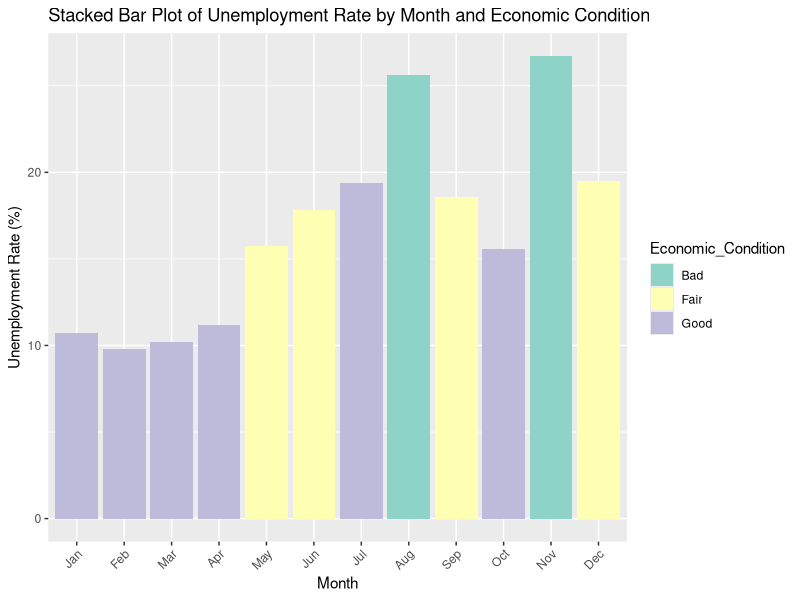
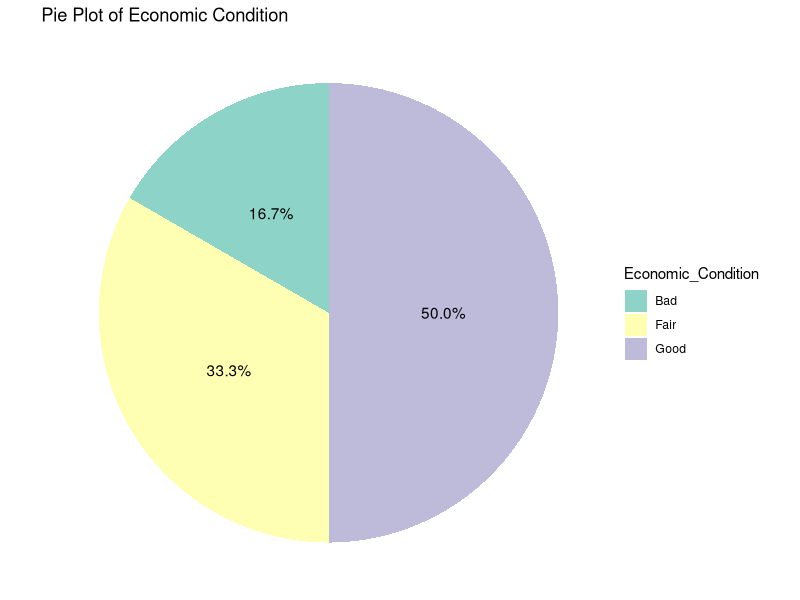
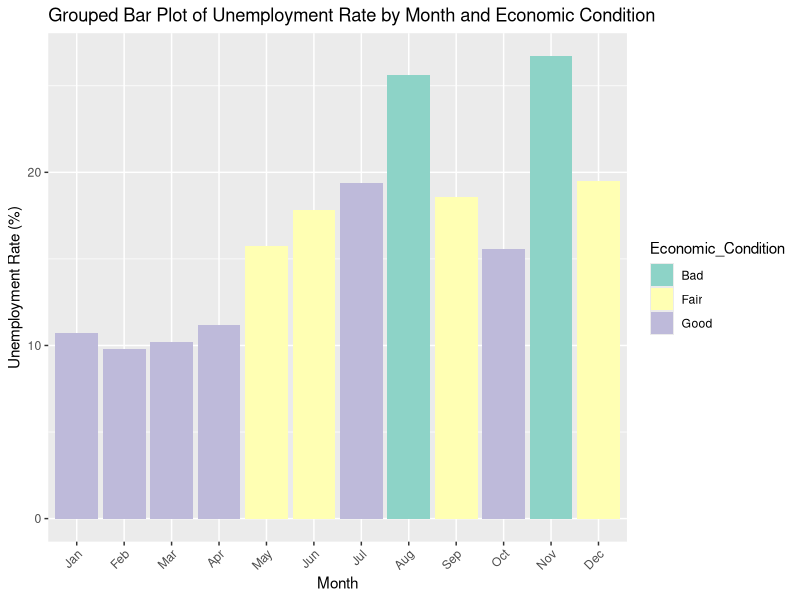

The R source for these figures, in order:
# Load necessary libraries
library(ggplot2)
library(dplyr)

# Create the dataset
data <- data.frame(
  Month = c('Jan', 'Feb', 'Mar', 'Apr', 'May', 'Jun', 'Jul', 'Aug', 'Sep', 'Oct', 'Nov', 'Dec'),
  Economic_Condition = c('Good', 'Good', 'Good', 'Good', 'Fair', 'Fair', 'Good', 'Bad', 'Fair', 'Good', 'Bad', 'Fair'),
  Unemployment_Rate = c(10.7, 9.8, 10.2, 11.2, 15.75, 17.8, 19.4, 25.6, 18.6, 15.6, 26.7, 19.5)
)

# Convert Month to factor with levels in correct order
data$Month <- factor(data$Month, levels = c('Jan', 'Feb', 'Mar', 'Apr', 'May', 'Jun', 'Jul', 'Aug', 'Sep', 'Oct', 'Nov', 'Dec'))

# Stacked Bar Plot
ggplot(data, aes(x = Month, y = Unemployment_Rate, fill = Economic_Condition)) +
  geom_bar(stat = 'identity') +
  labs(title = 'Stacked Bar Plot of Unemployment Rate by Month and Economic Condition', 
       x = 'Month', y = 'Unemployment Rate (%)') +
  theme(axis.text.x = element_text(angle = 45, hjust = 1)) +
  scale_fill_brewer(palette = 'Set3')

# Pie Plot
pie_data <- data %>%
  count(Economic_Condition)

ggplot(pie_data, aes(x = "", y = n, fill = Economic_Condition)) +
  geom_bar(stat = 'identity', width = 1) +
  coord_polar(theta = 'y') +
  labs(title = 'Pie Plot of Economic Condition') +
  theme_void() +
  scale_fill_brewer(palette = 'Set3') +
  geom_text(aes(label = scales::percent(n / sum(n), accuracy = 0.1)), 
            position = position_stack(vjust = 0.5))

# Grouped Bar Plot
ggplot(data, aes(x = Month, y = Unemployment_Rate, fill = Economic_Condition)) +
  geom_bar(stat = 'identity', position = 'dodge') +
  labs(title = 'Grouped Bar Plot of Unemployment Rate by Month and Economic Condition', 
       x = 'Month', y = 'Unemployment Rate (%)') +
  theme(axis.text.x = element_text(angle = 45, hjust = 1)) +
  scale_fill_brewer(palette = 'Set3')
